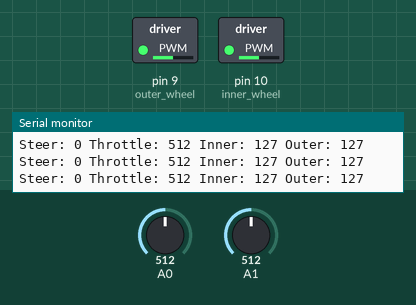
Recording of a sketch running on a simulated Arduino Uno, built with avr-gcc and run on an emulated ATmega328P. Parts: switched loads named in the sketch (green lamp = pin HIGH), the last lines printed to the serial monitor. Inputs (shaded band) come from the test bench; at power-on: A1 = 512, A0 = 512.

Above: at 1.2 s.
1.3 s: A1 set to 716
At 2.2 s:
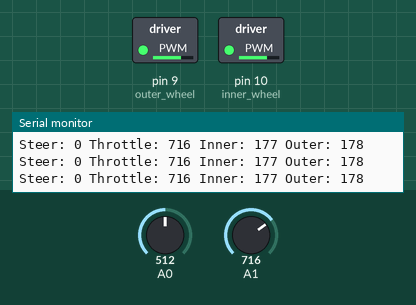
2.8 s: A0 set to 900
At 4.0 s:
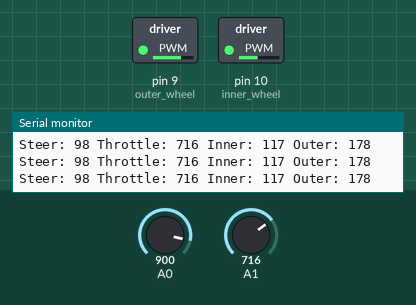
4.3 s: A1 set to 1023
At 4.7 s:
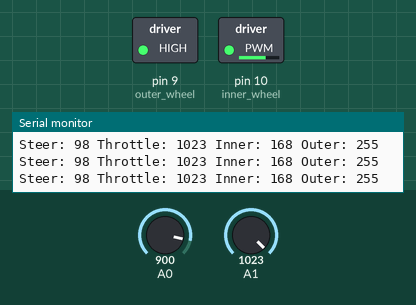
5.8 s: A0 set to 716
At 6.6 s:
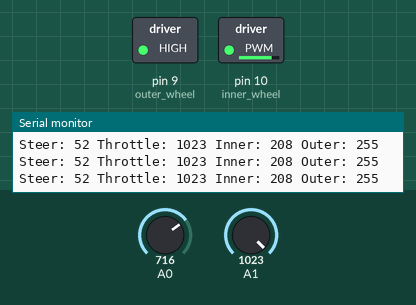
7.3 s: A0 set to 0
At 8.5 s:
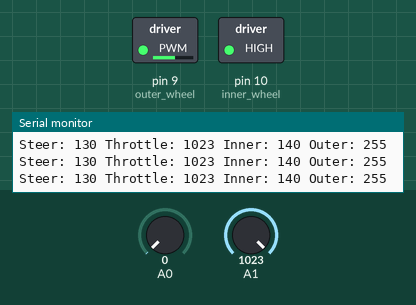
8.8 s: A1 set to 1011
At 9.1 s:
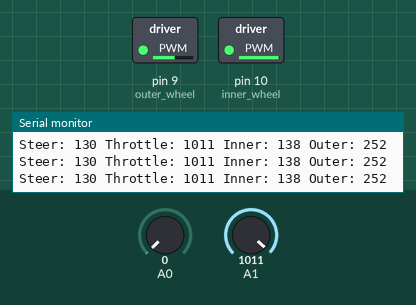
11.8 s: A1 set to 993
Timing chart, 0 to 14.3 s (numbered marks = the images above; inputs shaded):
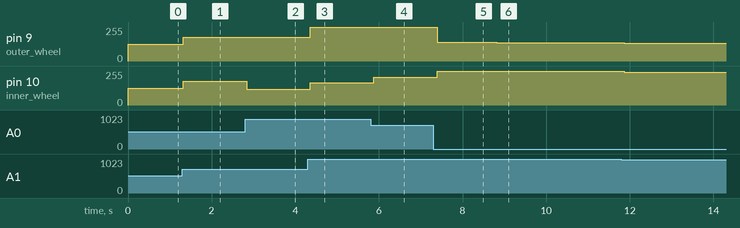

Measured:
- after the input at 1.3 s, pin 9 (outer_wheel): 127/255 → 178/255 at once; pin 10 (inner_wheel): 127/255 → 177/255 at once
- after the input at 2.8 s, pin 10 (inner_wheel): 177/255 → 117/255 at once
- after the input at 4.3 s, pin 9 (outer_wheel): 178/255 → 255/255 after 0.06 s; pin 10 (inner_wheel): 117/255 → 168/255 after 0.06 s
- after the input at 5.8 s, pin 10 (inner_wheel): 168/255 → 208/255 after 0.08 s
- after the input at 7.3 s, pin 9 (outer_wheel): 255/255 → 140/255 after 0.10 s; pin 10 (inner_wheel): 208/255 → 255/255 after 0.10 s
- after the input at 8.8 s, pin 9 (outer_wheel): 140/255 → 138/255 at once; pin 10 (inner_wheel): 255/255 → 252/255 at once
- after the input at 11.8 s, pin 9 (outer_wheel): 138/255 → 135/255 after 0.06 s; pin 10 (inner_wheel): 252/255 → 247/255 after 0.06 s

The sketch:

v_diff_mk3.ino
```cpp
byte left_motor = 9;
byte right_motor = 10;
byte inner_wheel;
byte outer_wheel;
long steer_angle;
const int w = 48;
const int l = 62;

void setup(){
 Serial.begin(9600);
}

void loop() {
 int steer = analogRead(A0);
 int throttle = analogRead(A1);
 if (steer > 511) {
   inner_wheel = right_motor;
   outer_wheel = left_motor;
   steer_angle = map(steer, 511, 1023, 0, 130);
 }
 else {
   steer = 511-steer;
   inner_wheel = left_motor;
   outer_wheel = right_motor;
   steer_angle = map(steer, 0, 511, 0, 130);
 }

 double sigmaO = 0.00445 * steer_angle + 0.003061;
 double inner_wheel_ratio = (l - (w * sigmaO))/l;  //l / (w * (0.1631 * exp(0.0129 * steer_angle)) + (-.1669 * exp(-.01945) * steer_angle)+ l);    //inner wheel ratio
 double outer_wheel_ratio = 1;

 //apply throttle
 double pre_inner_wheel_speed = inner_wheel_ratio * throttle;
 double pre_outer_wheel_speed = outer_wheel_ratio * throttle;

 // map throttle value to output to motor
 int inner_wheel_speed = map(pre_inner_wheel_speed, 0, 1023, 0, 255);
 int outer_wheel_speed = map(pre_outer_wheel_speed, 0, 1023, 0, 255);

 // write value to motors
 analogWrite(inner_wheel,inner_wheel_speed);
 analogWrite(outer_wheel,outer_wheel_speed);
 Serial.print("Steer: ");
 Serial.print(steer_angle);
 Serial.print(" Throttle: ");
 Serial.print(throttle);
 Serial.print(" Inner: ");
 Serial.print(inner_wheel_speed);
 Serial.print(" Outer: ");
 Serial.println(outer_wheel_speed);
 delay(100);
}
```
